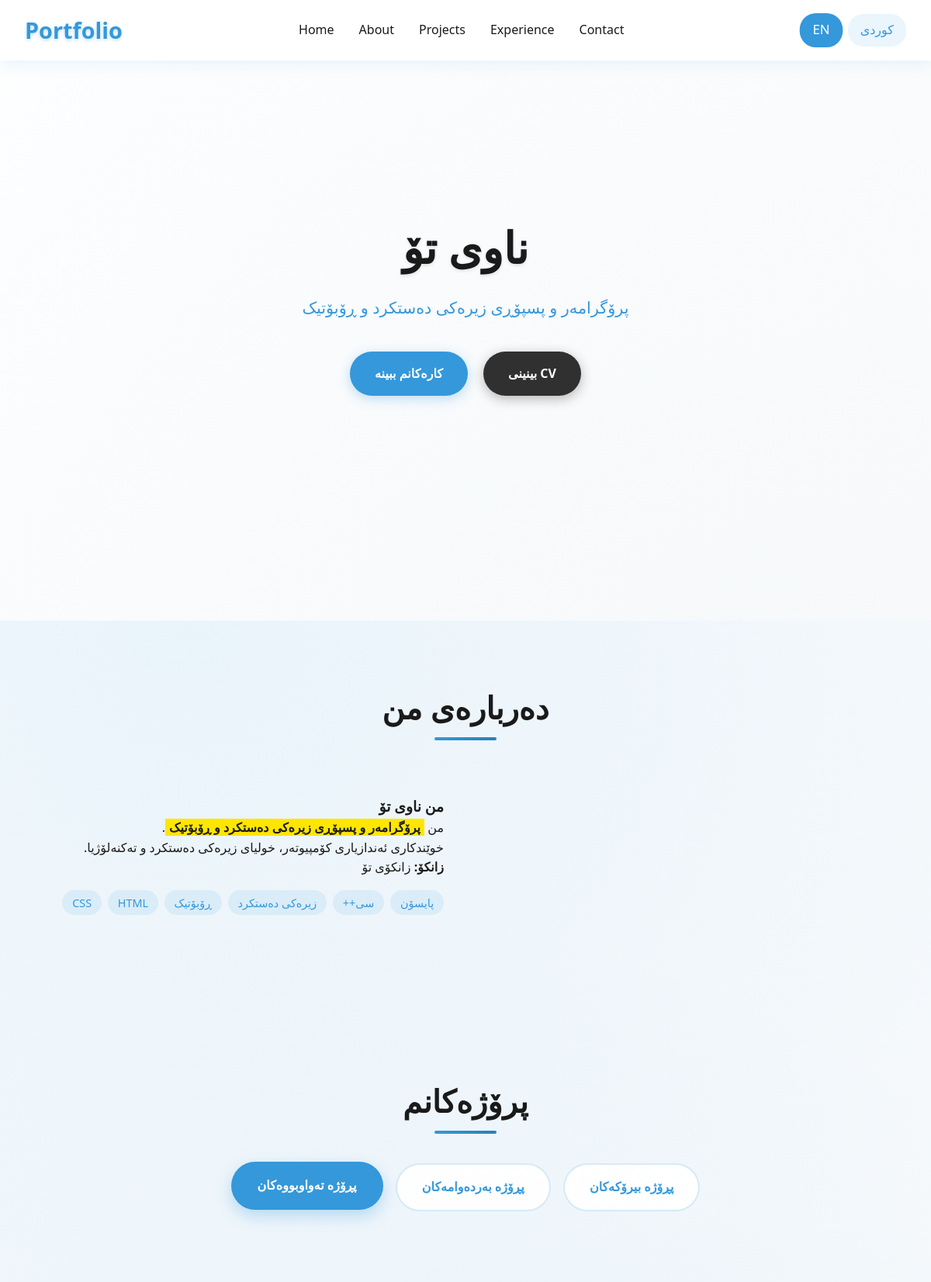
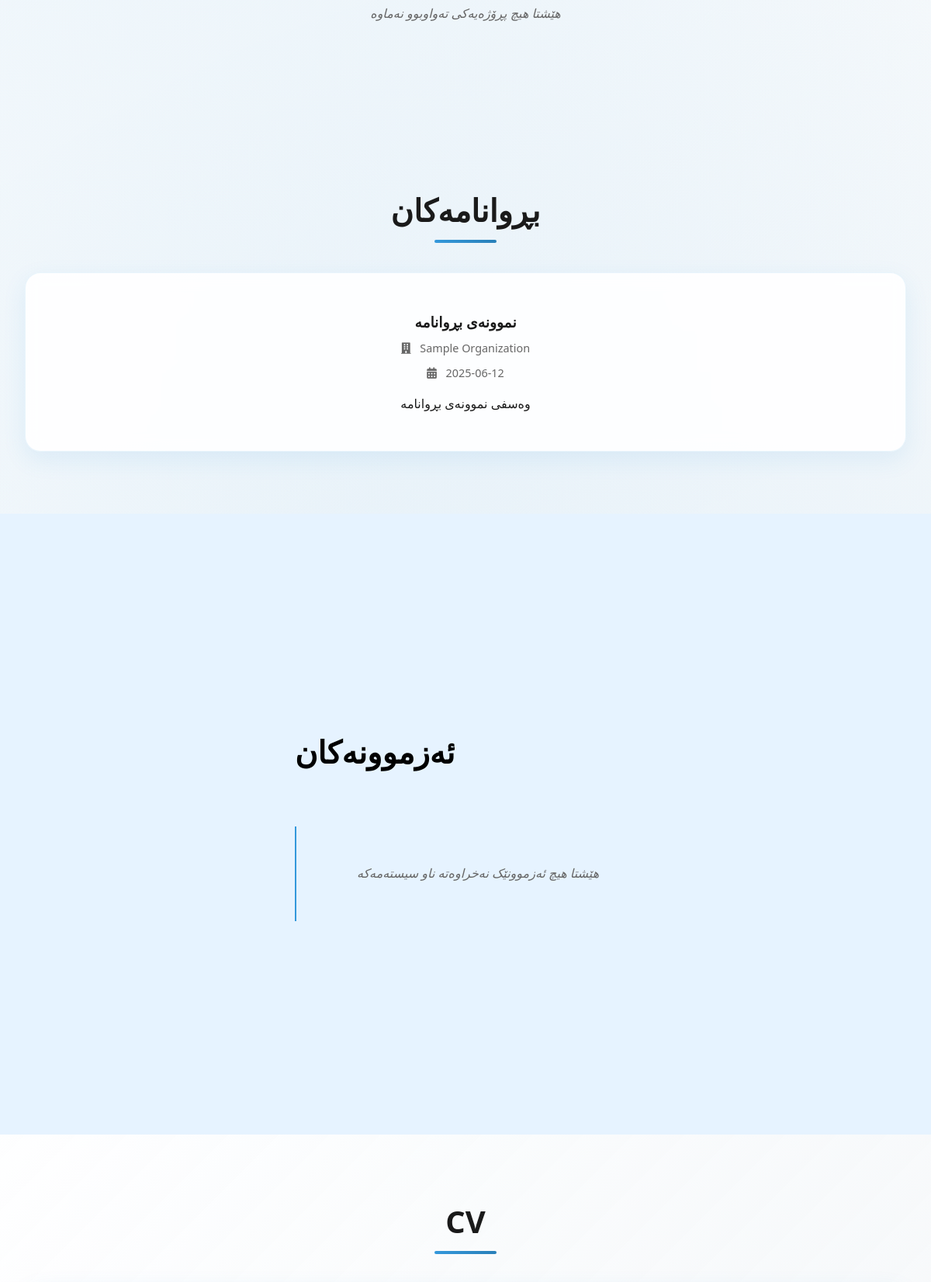
The page /?lang=ku (upper part) on the database its author committed (2 pictures, top to bottom).
### tables this page shows
CREATE TABLE IF NOT EXISTS about_me (
    id INT AUTO_INCREMENT PRIMARY KEY,
    name_en VARCHAR(100) NOT NULL,
    name_ku VARCHAR(100) NOT NULL,
    title_en VARCHAR(200) NOT NULL,
    title_ku VARCHAR(200) NOT NULL,
    description_en TEXT NOT NULL,
    description_ku TEXT NOT NULL,
    university_en VARCHAR(200),
    university_ku VARCHAR(200),
    skills_en TEXT,
    skills_ku TEXT,
    profile_image VARCHAR(500),
    updated_at TIMESTAMP DEFAULT CURRENT_TIMESTAMP ON UPDATE CURRENT_TIMESTAMP
);

CREATE TABLE IF NOT EXISTS certificates (
    id INT AUTO_INCREMENT PRIMARY KEY,
    title_en VARCHAR(255) NOT NULL,
    title_ku VARCHAR(255) NOT NULL,
    description_en TEXT,
    description_ku TEXT,
    issuing_organization VARCHAR(255),
    issue_date DATE,
    serial_number VARCHAR(100),
    image_path VARCHAR(500),
    display_order INT DEFAULT 0,
    created_at TIMESTAMP DEFAULT CURRENT_TIMESTAMP,
    updated_at TIMESTAMP DEFAULT CURRENT_TIMESTAMP ON UPDATE CURRENT_TIMESTAMP
);

### index.php (the view, shortened to what this page needs)
<?php
$lang = isset($_GET['lang']) && $_GET['lang'] === 'ku' ? 'ku' : 'en';
$pdo = getConnection();
$about = $pdo->query("SELECT * FROM about_me LIMIT 1")->fetch();
$experience = $pdo->query("SELECT * FROM experience ORDER BY display_order, year DESC")->fetchAll();
$certificates = $pdo->query("SELECT * FROM certificates ORDER BY display_order LIMIT 6")->fetchAll();
$cv_resumes = $pdo->query("SELECT * FROM cv_resumes WHERE is_active = 1 ORDER BY display_order LIMIT 1")->fetch();
$projects_completed = $pdo->query("SELECT * FROM projects WHERE category = 'completed' ORDER BY display_order")->fetchAll();
function getLocalizedText($data, $field, $lang, $default = '') {
    $key = $field . '_' . $lang;
    return isset($data[$key]) && !empty($data[$key]) ? $data[$key] :
           (isset($data[$field]) ? $data[$field] : $default);
}
?>
<!DOCTYPE html>
<html lang="en" dir="ltr">
<head>
    <link rel="stylesheet" href="https://cdnjs.cloudflare.com/ajax/libs/font-awesome/5.15.4/css/all.min.css">
</head>
<body>
    <header class="header">
        <nav class="nav">
            <div class="logo">Portfolio</div>
            <ul class="nav-links" id="navLinks">
                <li><a href="#home">Home</a></li>
                <li><a href="#about">About</a></li>
                <li><a href="#projects">Projects</a></li>
                <li><a href="#experience">Experience</a></li>
                <li><a href="#contact">Contact</a></li>
            </ul>
            <div class="lang-switcher">
                <a href="?lang=en" class="active">EN</a>
                <a href="?lang=ku">کوردی</a>
            </div>
        </nav>
    </header>
    <section id="home" class="hero">
        <div class="hero-content">
            <h1><?php echo htmlspecialchars(getLocalizedText($about, 'name', $lang, 'Your Name')); ?></h1>
            <p><?php echo htmlspecialchars(getLocalizedText($about, 'title', $lang, 'Programmer and AI Expert')); ?></p>
            <div>
                <a href="#projects" class="btn"><?php echo $lang === 'ku' ? 'کارەکانم ببینە' : 'View My Work'; ?></a>
                <?php if($cv_resumes): ?>
                    <a href="<?php echo htmlspecialchars($cv_resumes['file_path']); ?>" class="btn btn-secondary" target="_blank">
                        <i ></i> <?php echo $lang === 'ku' ? 'بینینی CV' : 'View  CV'; ?>
                    </a>
                <?php endif; ?>
            </div>
        </div>
    </section>
    <section id="about" class="section">
        <div class="container">
            <h2 class="section-title"><?php echo $lang === 'ku' ? 'دەربارەی من' : 'About Me'; ?></h2>
            <div class="about-content">
                <div class="about-text" <?php echo $lang === 'ku' ? 'dir="rtl"' : ''; ?>>
                    <h3><?php echo $lang === 'ku' ? 'من' : 'I\'m'; ?> <?php echo htmlspecialchars(getLocalizedText($about, 'name', $lang)); ?></h3>
                    <?php
                    $position = htmlspecialchars(getLocalizedText($about, 'title', $lang));
                    echo $lang === 'ku' ?
                        sprintf('من <span class="about-highlight">%s</span>.   ', $position) :
                        sprintf('A <span class="about-highlight">%s</span>.    ', $position);
                    ?>
                    <p><?php echo htmlspecialchars(getLocalizedText($about, 'description', $lang)); ?></p>
                    <?php
                    $university = getLocalizedText($about, 'university', $lang);
                    if ($university): ?>
                        <p><strong><?php echo $lang === 'ku' ? 'زانکۆ:' : 'University:'; ?></strong> <?php echo htmlspecialchars($university); ?></p>
                    <?php endif; ?>
                    <?php
                    $skills = getLocalizedText($about, 'skills', $lang);
                    if ($skills): ?>
                        <div class="skills">
                            <?php foreach (explode(',', $skills) as $skill): ?>
                                <span class="skill-tag"><?php echo htmlspecialchars(trim($skill)); ?></span>
                            <?php endforeach; ?>
                        </div>
                    <?php endif; ?>
                </div>
            </div>
        </div>
    </section>
<section id="projects" class="section">
    <div class="container">
        <h2 class="section-title"><?php echo $lang === 'ku' ? 'پرۆژەکانم' : 'My Projects'; ?></h2>
        <div class="project-tabs">
            <div class="tab-button active" onclick="showCategory('completed')">
                <?php echo $lang === 'ku' ? 'پڕۆژە تەواوبووەکان' : 'Completed Projects'; ?>
            </div>
            <div class="tab-button" onclick="showCategory('ongoing')">
                <?php echo $lang === 'ku' ? 'پڕۆژە بەردەوامەکان' : 'Ongoing Projects'; ?>
            </div>
            <div class="tab-button" onclick="showCategory('concept')">
                <?php echo $lang === 'ku' ? 'پڕۆژە بیرۆکەکان' : 'Concept Projects'; ?>
            </div>
        </div>
        <div id="completed-projects" class="project-category active">
            <?php if (!empty($projects_completed)): ?>
                <div class="project-list">
                    <?php foreach ($projects_completed as $project): ?>
                        <article class="project-item">
                            <div class="project-image">
                                <?php if ($project['image_url']): ?>
                                    <img src="<?php echo htmlspecialchars($project['image_url']); ?>"
                                         alt="<?php echo htmlspecialchars(getLocalizedText($project, 'title', $lang)); ?>">
                                <?php endif; ?>
                            </div>
                            <div class="project-content">
                                <h3><?php echo htmlspecialchars(getLocalizedText($project, 'title', $lang)); ?></h3>
                                <p><?php echo htmlspecialchars(getLocalizedText($project, 'description', $lang)); ?></p>
                                <?php
                                $technologies = getLocalizedText($project, 'technologies', $lang);
                                if ($technologies): ?>
                                    <div class="skills">
                                        <?php foreach (explode(',', $technologies) as $tech): ?>
                                            <span class="skill-tag"><?php echo htmlspecialchars(trim($tech)); ?></span>
                                        <?php endforeach; ?>
                                    </div>
                                <?php endif; ?>
                                <?php if (!empty($project['project_link'])): ?>
                                    <div style="margin-top:1rem;">
                                        <a href="<?php echo htmlspecialchars($project['project_link']); ?>"
                                           class="btn" target="_blank">
                                            <i class="fas fa-external-link-alt"></i>
                                            <?php echo htmlspecialchars(getLocalizedText($project, 'project_link_text', $lang,
                                                  $lang === 'ku' ? 'بینینی پڕۆژە' : 'View Project')); ?>
                                        </a>
                                    </div>
                                <?php endif; ?>
                            </div>
                        </article>
                    <?php endforeach; ?>
                </div>
            <?php else: ?>
                <div class="empty-category">
                    <p><?php echo $lang === 'ku' ? 'هێشتا هیچ پڕۆژەیەکی تەواوبوو نەماوە' : 'No completed projects yet'; ?></p>
                </div>
            <?php endif; ?>
        </div>
    </div>
</section>
<?php if ($certificates): ?>
<section id="certificates" class="section">
    <div class="container">
        <h2 class="section-title"><?php echo $lang === 'ku' ? 'بڕوانامەکان' : 'Certificates'; ?></h2>
        <div class="grid">
            <?php foreach ($certificates as $cert): ?>
                <div class="card certificate-card">
                    <div class="certificate-meta">
                        <h3><?php echo htmlspecialchars(getLocalizedText($cert, 'title', $lang)); ?></h3>
                        <p class="organization">
                            <i class="fas fa-building"></i>
                            <?php echo htmlspecialchars($cert['issuing_organization']); ?>
                        </p>
                        <p class="date">
                            <i class="fas fa-calendar-alt"></i>
                            <?php echo htmlspecialchars($cert['issue_date']); ?>
                        </p>
                        <p class="description">
                            <?php echo htmlspecialchars(getLocalizedText($cert, 'description', $lang)); ?>
                        </p>
                    </div>
                </div>
            <?php endforeach; ?>
        </div>
    </div>
</section>
<?php endif; ?>
    <section class="experience-section" id="experience">
        <div class="experience-container">
            <h2 class="experience-title"><?php echo $lang === 'ku' ? 'ئەزموونەکان' : 'Experience'; ?></h2>
            <div class="timeline">
                <?php if (!empty($experience)): ?>
                    <?php foreach ($experience as $exp): ?>
                        <div class="timeline-item">
                            <div class="timeline-date"><?php echo htmlspecialchars($exp['year']); ?></div>
                            <div class="timeline-company"><?php echo htmlspecialchars(getLocalizedText($exp, 'company', $lang)); ?></div>
                            <div class="timeline-position"><?php echo htmlspecialchars(getLocalizedText($exp, 'position', $lang)); ?></div>
                            <div class="timeline-description">
                                <?php echo htmlspecialchars(getLocalizedText($exp, 'description', $lang)); ?>
                            </div>
                        </div>
                    <?php endforeach; ?>
                <?php else: ?>
                    <div class="empty-category">
                        <p><?php echo $lang === 'ku' ? 'هێشتا هیچ ئەزموونێک نەخراوەتە ناو سیستەمەکە' : 'No experience entries yet'; ?></p>
                    </div>
                <?php endif; ?>
            </div>
        </div>
    </section>
    <?php if($cv_resumes): ?>
    <section class="section cv-section">
        <div class="container">
            <h2 class="section-title"><?php echo $lang === 'ku' ? 'CV ' : 'CV & Resume'; ?></h2>
        </div>
    </section>
    <?php endif; ?>
</body>
</html>

### rows shown on the page
about_me: name_ku "ناوی تۆ", title_ku "پرۆگرامەر و پسپۆڕی زیرەکی دەستکرد و ڕۆبۆتیک", description_ku "خوێندکاری ئەندازیاری کۆمپیوتەر، خولیای زیرەکی دەستکرد و تەکنەلۆژیا.", university_ku "زانکۆی تۆ", skills_ku "پایسۆن", skills_ku "سی++", skills_ku "زیرەکی دەستکرد", skills_ku "ڕۆبۆتیک", skills_ku "HTML", skills_ku "CSS"
certificates: title_ku "نموونەی بڕوانامە", issuing_organization "Sample Organization", issue_date "2025-06-12", description_ku "وەسفی نموونەی بڕوانامە"
